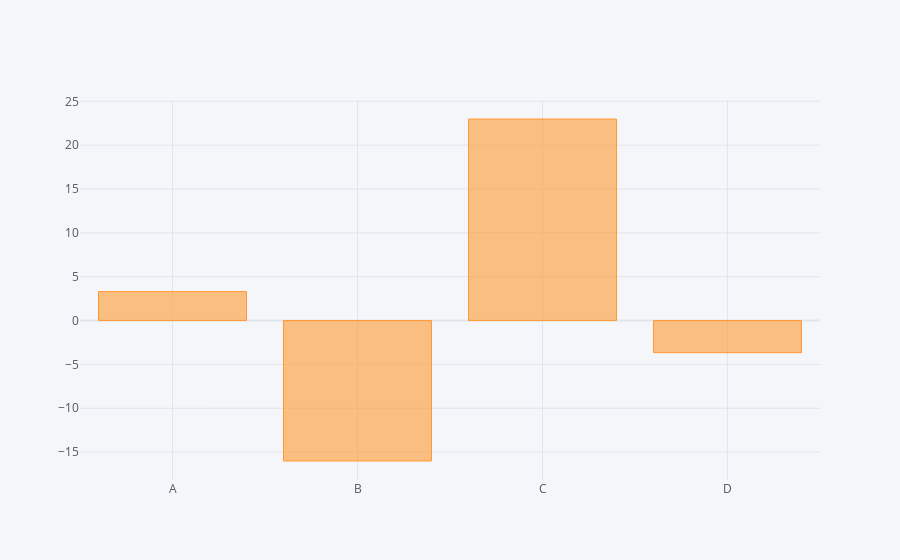

Source (notebook cell):
### Code cell
# Bar Plot with Aggregate Functions
df.sum().iplot(kind='bar')

### Figure 1 — Plotly figure (JSON) as saved in the notebook; plotly's stock layout.template omitted (floating-point values rounded to 4 significant figures)
{"data": [{"marker": {"color": "rgba(255, 153, 51, 0.6)", "line": {"color": "rgba(255, 153, 51, 1.0)", "width": 1}}, "name": "None", "orientation": "v", "text": "", "type": "bar", "x": ["A", "B", "C", "D"], "y": [3.304, -16.01, 22.98, -3.66]}], "layout": {"legend": {"bgcolor": "#F5F6F9", "font": {"color": "#4D5663"}}, "paper_bgcolor": "#F5F6F9", "plot_bgcolor": "#F5F6F9", "title": {"font": {"color": "#4D5663"}}, "xaxis": {"gridcolor": "#E1E5ED", "showgrid": true, "tickfont": {"color": "#4D5663"}, "title": {"font": {"color": "#4D5663"}, "text": ""}, "zerolinecolor": "#E1E5ED"}, "yaxis": {"gridcolor": "#E1E5ED", "showgrid": true, "tickfont": {"color": "#4D5663"}, "title": {"font": {"color": "#4D5663"}, "text": ""}, "zerolinecolor": "#E1E5ED"}}}
